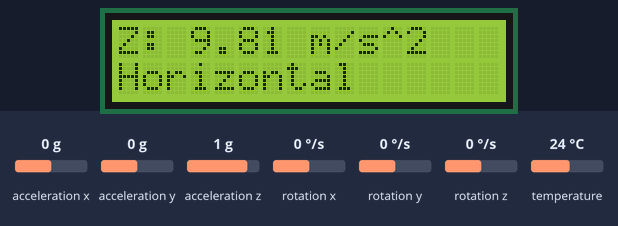
A sketch run on a simulated Arduino Leonardo, built with avr-gcc and run on an emulated ATmega32U4. Parts: 16×2 character LCD. The inputs (shaded band) are chosen by the test bench; at power-on: acceleration z 1 g, acceleration x 0 g, acceleration y 0 g, rotation x 0 °/s, rotation y 0 °/s, rotation z 0 °/s, temperature 24 °C. What the sketch prints to the serial monitor is not drawn.

Above: at 1.3 s.
1.4 s: acceleration z set to -1.4 g
At 2.4 s:
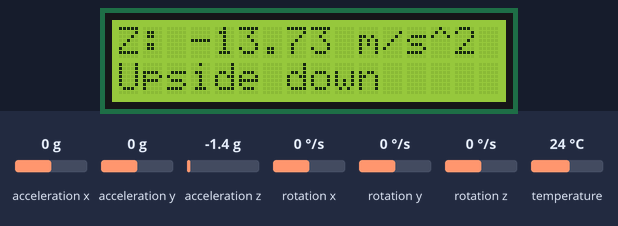
2.9 s: acceleration z set to 0 g
At 3.4 s:
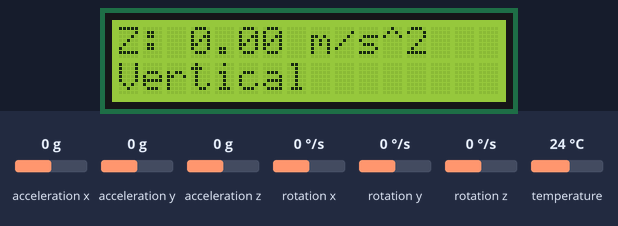
4.4 s: acceleration z set to -0.8 g
At 5.4 s:
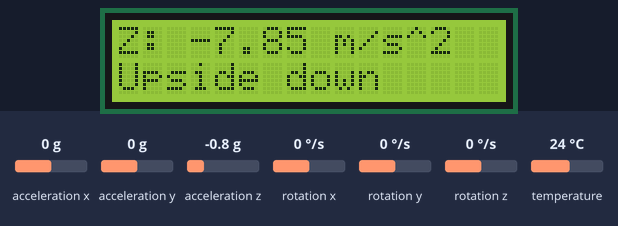
Timing chart, 0 to 7.4 s (numbered marks = the images above; inputs shaded):
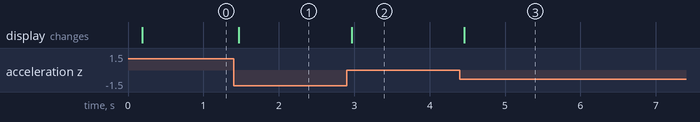

Measured:
- after the input at 1.4 s, the display: changes after 0.07 s (image 1)
- after the input at 2.9 s, the display: changes after 0.07 s (image 2)
- after the input at 4.4 s, the display: changes after 0.06 s (image 3)

The sketch:

display_sensor_data.ino
```cpp
#include <LiquidCrystal.h>

#include <Adafruit_MPU6050.h>
#include <Adafruit_Sensor.h>
#include <Wire.h>

#include <Servo.h>
Servo myservo;

const int rs = 12, en = 11, d4 = 5, d5 = 4, d6 = 3, d7 = 2;
LiquidCrystal lcd(rs, en, d4, d5, d6, d7);

Adafruit_MPU6050 mpu;


void setup(void) {
  lcd.begin(16, 2);
  Serial.begin(115200);
  while (!Serial)
    delay(10); // will pause Zero, Leonardo, etc until serial console opens

  Serial.println("Adafruit MPU6050 test!");

  // Try to initialize!
  if (!mpu.begin()) {
    Serial.println("Failed to find MPU6050 chip");
    while (1) {
      delay(10);
    }
  }
  Serial.println("MPU6050 Found!");

  mpu.setAccelerometerRange(MPU6050_RANGE_8_G);
  Serial.print("Accelerometer range set to: ");
  switch (mpu.getAccelerometerRange()) {
  case MPU6050_RANGE_2_G:
    Serial.println("+-2G");
    break;
  case MPU6050_RANGE_4_G:
    Serial.println("+-4G");
    break;
  case MPU6050_RANGE_8_G:
    Serial.println("+-8G");
    break;
  case MPU6050_RANGE_16_G:
    Serial.println("+-16G");
    break;
  }
  mpu.setGyroRange(MPU6050_RANGE_500_DEG);
  Serial.print("Gyro range set to: ");
  switch (mpu.getGyroRange()) {
  case MPU6050_RANGE_250_DEG:
    Serial.println("+- 250 deg/s");
    break;
  case MPU6050_RANGE_500_DEG:
    Serial.println("+- 500 deg/s");
    break;
  case MPU6050_RANGE_1000_DEG:
    Serial.println("+- 1000 deg/s");
    break;
  case MPU6050_RANGE_2000_DEG:
    Serial.println("+- 2000 deg/s");
    break;
  }

  mpu.setFilterBandwidth(MPU6050_BAND_21_HZ);
  Serial.print("Filter bandwidth set to: ");
  switch (mpu.getFilterBandwidth()) {
  case MPU6050_BAND_260_HZ:
    Serial.println("260 Hz");
    break;
  case MPU6050_BAND_184_HZ:
    Serial.println("184 Hz");
    break;
  case MPU6050_BAND_94_HZ:
    Serial.println("94 Hz");
    break;
  case MPU6050_BAND_44_HZ:
    Serial.println("44 Hz");
    break;
  case MPU6050_BAND_21_HZ:
    Serial.println("21 Hz");
    break;
  case MPU6050_BAND_10_HZ:
    Serial.println("10 Hz");
    break;
  case MPU6050_BAND_5_HZ:
    Serial.println("5 Hz");
    break;
  }

  Serial.println("");
  delay(100);
}

int output_val;
void loop() {

  /* Get new sensor events with the readings */
  sensors_event_t a, g, temp;
  mpu.getEvent(&a, &g, &temp);
  /* Print out the values */
  Serial.print("Acceleration X: ");
  Serial.print(a.acceleration.x);
  Serial.print(", Y: ");
  Serial.print(a.acceleration.y);
  Serial.print(", Z: ");
  Serial.print(a.acceleration.z);
  Serial.println(" m/s^2");
  lcd.clear();
  lcd.setCursor(0, 0);
  lcd.print("Z: ");
  lcd.print(a.acceleration.z);
  lcd.print(" m/s^2");

  lcd.setCursor(0, 1);
  if (a.acceleration.z > 7) {
    lcd.print("Horizontal");
  }
  else if (a.acceleration.z <= 7 && a.acceleration.z > 3){
    lcd.print("Sloped upwards");
  }
  else if (a.acceleration.z <= 3 && a.acceleration.z > -3){
    lcd.print("Vertical");
  }
  else if (a.acceleration.z <= -3 && a.acceleration.z > -7){
    lcd.print("Sloped downwards");
  }
  else if (a.acceleration.z < -7){
    lcd.print("Upside down");
  }

  Serial.print("Rotation X: ");
  Serial.print(g.gyro.x);
  Serial.print(", Y: ");
  Serial.print(g.gyro.y);
  Serial.print(", Z: ");
  Serial.print(g.gyro.z);
  Serial.println(" rad/s");

  Serial.print("Temperature: ");
  Serial.print(temp.temperature);
  Serial.println(" degC");

  Serial.println("");
  delay(200);

}
```
